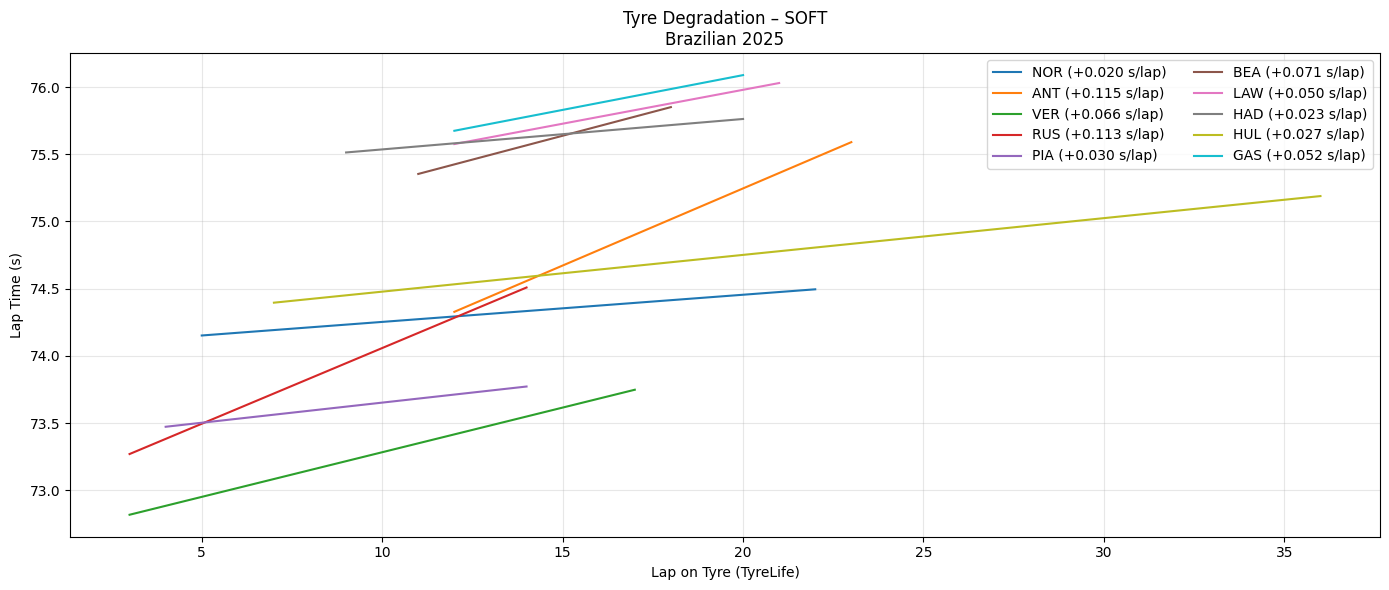

Generate this figure with Python:
import fastf1, os
import pandas as pd
import numpy as np
import matplotlib.pyplot as plt
from pathlib import Path

# ========= CONFIG =========
YEAR = 2025
GP = "Brazilian"
SESSION = "R"
COMPOUND = "SOFT"      # SOFT / MEDIUM / HARD
TOP_N = 10             # Top N finishers
CACHE_DIR = Path("/content/fastf1_cache")

# ========= CACHE =========
CACHE_DIR.mkdir(parents=True, exist_ok=True)
fastf1.Cache.enable_cache(CACHE_DIR)

# ========= LOAD SESSION =========
session = fastf1.get_session(YEAR, GP, SESSION)
session.load()

laps = session.laps.copy()
laps = laps[laps["IsAccurate"]]

# Convert laptime to seconds
laps["LapTimeSec"] = laps["LapTime"].dt.total_seconds()

# ========= SELECT TOP DRIVERS =========
drivers = (
    session.results
    .sort_values("Position")
    .head(TOP_N)["Abbreviation"]
    .tolist()
)

laps = laps[laps["Driver"].isin(drivers)]

# ========= CLEAN LAPS =========
laps = laps[
    laps["PitInTime"].isna() &
    laps["PitOutTime"].isna() &
    (laps["Compound"] == COMPOUND)
]

# ========= REMOVE OUTLIERS (IQR PER DRIVER PER STINT) =========
clean = []

for (d, stint), dl in laps.groupby(["Driver", "Stint"]):
    if len(dl) < 5:
        continue

    q1, q3 = dl["LapTimeSec"].quantile([0.25, 0.75])
    iqr = q3 - q1

    dl = dl[
        (dl["LapTimeSec"] >= q1 - 1.5 * iqr) &
        (dl["LapTimeSec"] <= q3 + 1.5 * iqr)
    ]

    clean.append(dl)

clean = pd.concat(clean)

# ========= PLOT TYRE DEGRADATION =========
plt.figure(figsize=(14,6))

for d in drivers:
    dl = clean[clean["Driver"] == d]

    # pilih stint terpanjang untuk driver tsb
    if dl.empty:
        continue

    stint_id = (
        dl.groupby("Stint").size().idxmax()
    )

    stint_laps = dl[dl["Stint"] == stint_id]

    if len(stint_laps) < 5:
        continue

    x = stint_laps["TyreLife"]
    y = stint_laps["LapTimeSec"]

    # Linear regression → degradation slope
    z = np.polyfit(x, y, 1)
    y_fit = np.polyval(z, x)

    plt.plot(x, y_fit, label=f"{d} ({z[0]:+.03f} s/lap)")

plt.title(f"Tyre Degradation – {COMPOUND}\n{GP} {YEAR}")
plt.xlabel("Lap on Tyre (TyreLife)")
plt.ylabel("Lap Time (s)")
plt.grid(alpha=0.3)
plt.legend(ncol=2)
plt.tight_layout()
plt.show()
